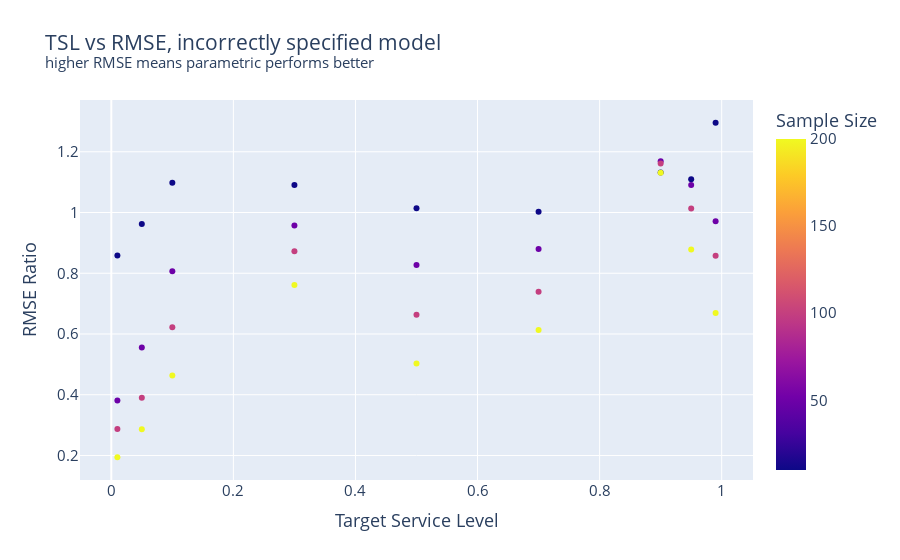
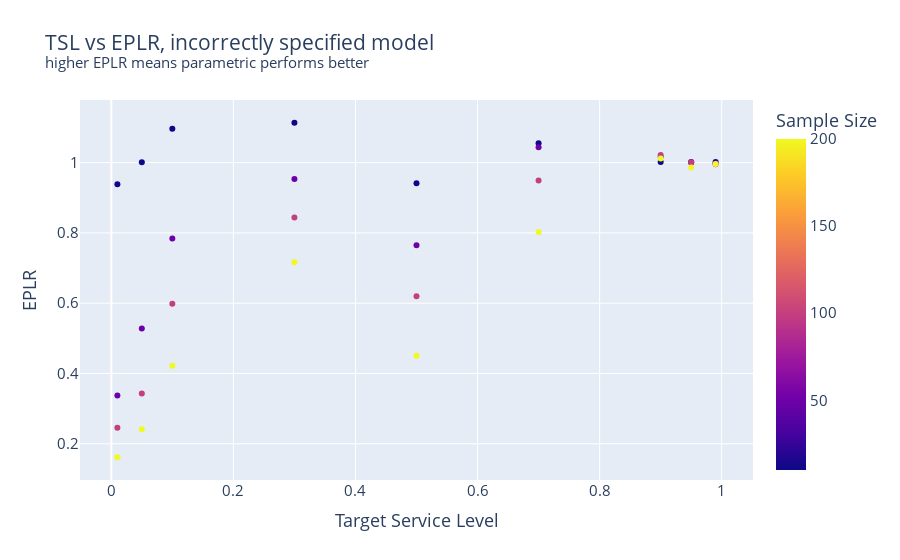

Source (notebook cell) for these figures, in order:
### Markdown cell above
Graph data with colours!!!

### Code cell
import plotly.express as px
fig = px.scatter(df, x='Target Service Level', y='RMSE Ratio', color="Sample Size", title="TSL vs RMSE, incorrectly specified model<br><sup>higher RMSE means parametric performs better</sup>")
fig.update_layout(font_size = 15)
fig.write_image("Excercise part 4/RMSE-lognorm.pdf")
fig.show()

fig = px.scatter(df, x='Target Service Level', y='EPLR', color="Sample Size", title="TSL vs EPLR, incorrectly specified model<br><sup>higher EPLR means parametric performs better</sup>")
fig.update_layout(font_size = 15)
fig.write_image("Excercise part 4/EPLR-lognorm.pdf")
fig.show()

#fig = px.scatter(df, x='Target Service Level', y='RMSE Ratio', color="Sample Size", title="TSL vs RMSE, higher RMSE means parametric performs better")
#fig.show()

### Figure 1 — Plotly figure (JSON) as saved in the notebook; plotly's stock layout.template omitted (floating-point values rounded to 4 significant figures)
{"data": [{"hovertemplate": "Target Service Level=%{x}<br>RMSE Ratio=%{y}<br>Sample Size=%{marker.color}<extra></extra>", "legendgroup": "", "marker": {"color": [10, 50, 100, 200, 10, 50, 100, 200, 10, 50, 100, 200, 10, 50, 100, 200, 10, 50, 100, 200, 10, 50, 100, 200, 10, 50, 100, 200, 10, 50, 100, 200, 10, 50, 100, 200], "coloraxis": "coloraxis", "symbol": "circle"}, "mode": "markers", "name": "", "orientation": "v", "showlegend": false, "type": "scatter", "x": [0.01, 0.01, 0.01, 0.01, 0.05, 0.05, 0.05, 0.05, 0.1, 0.1, 0.1, 0.1, 0.3, 0.3, 0.3, 0.3, 0.5, 0.5, 0.5, 0.5, 0.7, 0.7, 0.7, 0.7, 0.9, 0.9, 0.9, 0.9, 0.95, 0.95, 0.95, 0.95, 0.99, 0.99, 0.99, 0.99], "xaxis": "x", "y": [0.8587, 0.381, 0.2872, 0.1942, 0.9622, 0.5552, 0.3904, 0.2866, 1.098, 0.8066, 0.6224, 0.4633, 1.09, 0.9576, 0.8728, 0.7615, 1.014, 0.827, 0.6635, 0.503, 1.002, 0.8798, 0.7387, 0.613, 1.132, 1.169, 1.161, 1.131, 1.11, 1.091, 1.013, 0.878, 1.295, 0.971, 0.858, 0.6692], "yaxis": "y"}], "layout": {"coloraxis": {"colorbar": {"title": {"text": "Sample Size"}}, "colorscale": [[0, "#0d0887"], [0.1111, "#46039f"], [0.2222, "#7201a8"], [0.3333, "#9c179e"], [0.4444, "#bd3786"], [0.5556, "#d8576b"], [0.6667, "#ed7953"], [0.7778, "#fb9f3a"], [0.8889, "#fdca26"], [1, "#f0f921"]]}, "font": {"size": 15}, "legend": {"tracegroupgap": 0}, "title": {"text": "TSL vs RMSE, incorrectly specified model<br><sup>higher RMSE means parametric performs better</sup>"}, "xaxis": {"anchor": "y", "domain": [0, 1], "title": {"text": "Target Service Level"}}, "yaxis": {"anchor": "x", "domain": [0, 1], "title": {"text": "RMSE Ratio"}}}}

### Figure 2 — Plotly figure (JSON) as saved in the notebook; plotly's stock layout.template omitted (floating-point values rounded to 4 significant figures)
{"data": [{"hovertemplate": "Target Service Level=%{x}<br>EPLR=%{y}<br>Sample Size=%{marker.color}<extra></extra>", "legendgroup": "", "marker": {"color": [10, 50, 100, 200, 10, 50, 100, 200, 10, 50, 100, 200, 10, 50, 100, 200, 10, 50, 100, 200, 10, 50, 100, 200, 10, 50, 100, 200, 10, 50, 100, 200, 10, 50, 100, 200], "coloraxis": "coloraxis", "symbol": "circle"}, "mode": "markers", "name": "", "orientation": "v", "showlegend": false, "type": "scatter", "x": [0.01, 0.01, 0.01, 0.01, 0.05, 0.05, 0.05, 0.05, 0.1, 0.1, 0.1, 0.1, 0.3, 0.3, 0.3, 0.3, 0.5, 0.5, 0.5, 0.5, 0.7, 0.7, 0.7, 0.7, 0.9, 0.9, 0.9, 0.9, 0.95, 0.95, 0.95, 0.95, 0.99, 0.99, 0.99, 0.99], "xaxis": "x", "y": [0.9389, 0.3376, 0.2454, 0.1616, 1.001, 0.5283, 0.3431, 0.2412, 1.096, 0.7838, 0.5987, 0.4223, 1.114, 0.9534, 0.8438, 0.7165, 0.9413, 0.765, 0.6196, 0.4502, 1.055, 1.044, 0.9492, 0.8029, 1.002, 1.016, 1.022, 1.012, 1.002, 1.0, 1.001, 0.9864, 1.002, 0.9985, 0.9956, 0.9964], "yaxis": "y"}], "layout": {"coloraxis": {"colorbar": {"title": {"text": "Sample Size"}}, "colorscale": [[0, "#0d0887"], [0.1111, "#46039f"], [0.2222, "#7201a8"], [0.3333, "#9c179e"], [0.4444, "#bd3786"], [0.5556, "#d8576b"], [0.6667, "#ed7953"], [0.7778, "#fb9f3a"], [0.8889, "#fdca26"], [1, "#f0f921"]]}, "font": {"size": 15}, "legend": {"tracegroupgap": 0}, "title": {"text": "TSL vs EPLR, incorrectly specified model<br><sup>higher EPLR means parametric performs better</sup>"}, "xaxis": {"anchor": "y", "domain": [0, 1], "title": {"text": "Target Service Level"}}, "yaxis": {"anchor": "x", "domain": [0, 1], "title": {"text": "EPLR"}}}}
